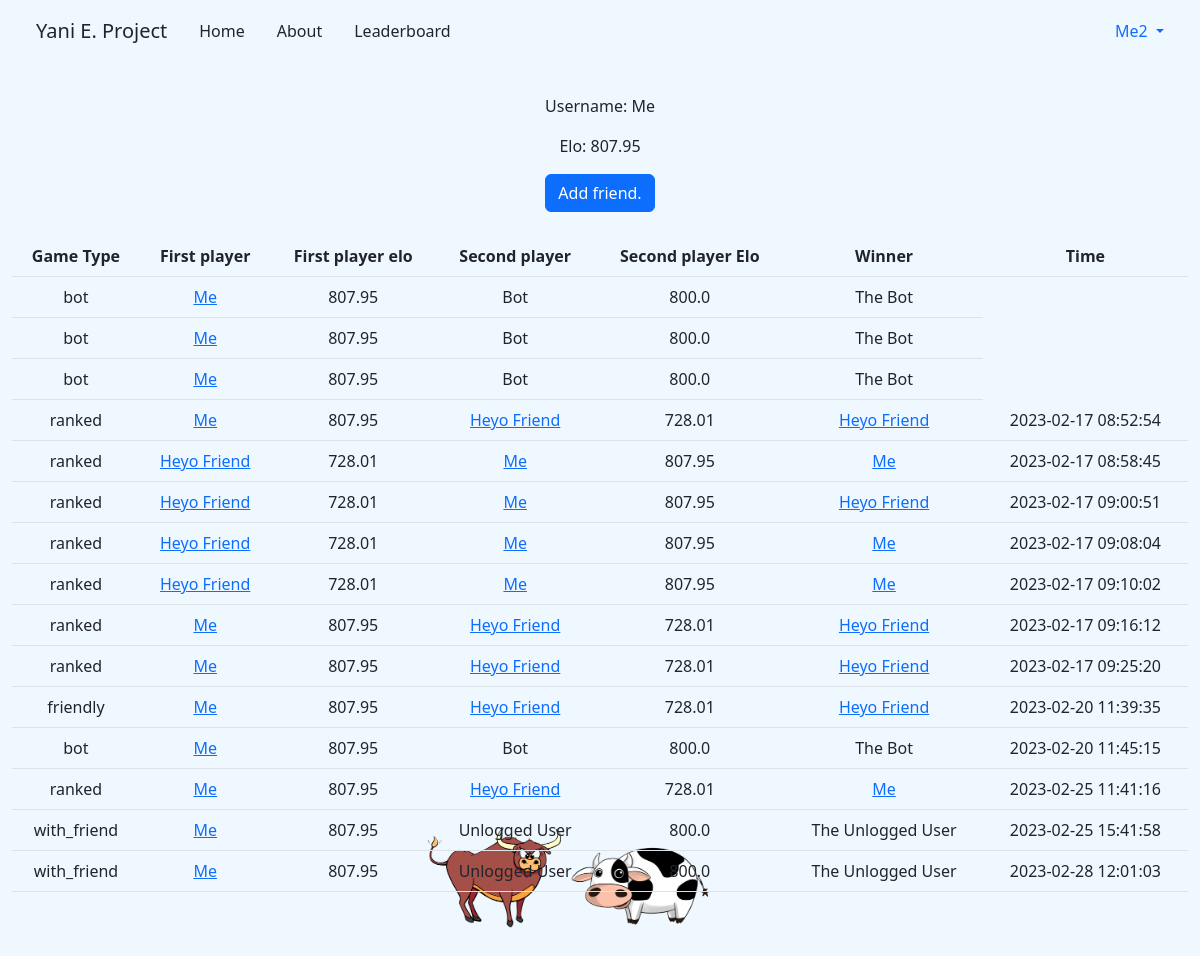
The page /user/16 (signed in) on the database its author committed.
### tables this page shows
CREATE TABLE user (id INTEGER UNIQUE PRIMARY KEY AUTOINCREMENT NOT NULL, hash TEXT NOT NULL, username TEXT NOT NULL, email VARCHAR(320),
elo FLOAT(6,2) NOT NULL);

CREATE TABLE games (game_id INTEGER UNIQUE PRIMARY KEY AUTOINCREMENT NOT NULL, player1_id INTEGER, player1_elo SMALLINT, player2_id INTEGER, player2_elo SMALLINT, winner_id INTEGER, time DATETIME, game_type TINYTEXT, player1_num VARCHAR(5), player2_num VARCHAR(5), gameid_of_gametype INTEGER);

### app.py (the view, shortened to what this page needs)
@app.route('/user/<int:user_id>', methods=['GET', 'POST'])
def profile(user_id):
  user = db.execute("SELECT * FROM user WHERE id = ?", user_id)
  if len(user) == 0:
    return apology("There is no such user!", 403)
  data = db.execute("SELECT g.game_type AS type, g.time AS game_time, u1.username AS username1, u1.id AS id1, u1.elo AS elo1, u2.username AS username2, u2.id AS id2, u2.elo AS elo2, w.username AS winner_username, g.winner_id AS winners_id FROM games AS g INNER JOIN user AS u1 ON g.player1_id = u1.id INNER JOIN user AS u2 ON g.player2_id = u2.id INNER JOIN user AS w ON g.winner_id = w.id WHERE g.player1_id = ? OR g.player2_id = ?", user_id, user_id)
  elo = db.execute("SELECT * FROM user WHERE id = ?", user_id)
  friends = db.execute("SELECT * FROM friends_list WHERE list_owner_id = ? AND friends_id = ?", session['user_id'], user_id)
  return render_template('user_profile.html', data=data, elo=elo, user_id=user_id, friends=len(friends))

### templates/user_profile.html (shortened to what this page needs)
{% extends "layout.html" %}
{% block main %}
  <p> Username: {{ elo[0]['username'] }}</p>
  <p> Elo: {{ elo[0]['elo'] }}</p>
  {% if user_id != session['user_id'] %}
    {% if friends == 0 %}
      <form action="/user/{{ user_id }}" method="post">
        <button class="btn btn-primary" type="submit">Add friend.</button>
      </form>
    {% elif friends == 1 %}
    <form action="/user/{{ user_id }}" method="post">
      <input type = "hidden" name = "add_or_remove" value = "remove" />
      <button class="btn btn-primary" type="submit">Already friends. Remove.</button>
    </form>
    {% endif %}
  {% endif %}
  <table class="table">
    <thead>
      <tr>
        <th> Game Type</th>
        <th> First player </th>
        <th> First player elo </th>
        <th> Second player </th>
        <th> Second player Elo</th>
        <th> Winner </th>
        <th> Time </th>
      </tr>
    </thead>
    <tbody>
      {% for game in data %}
        <tr>
          <td>{{ game['type'] }}</td>
          {% if game['id1'] == 0 %}
            <td> Bot </td>
          {% elif game['id1'] == -1 %}
            <td> Unlogged User </td>
          {% else %}
            <td><a href="{{ url_for('profile', user_id=game['id1']) }}"> {{ game['username1'] }} </a></td>
          {% endif %}
          <td>{{ game['elo1'] }}</td>
          {% if game['id2'] == 0 %}
            <td> Bot </td>
          {% elif game['id2'] == -1 %}
            <td> Unlogged User </td>
          {% else %}
            <td><a href="{{ url_for('profile', user_id=game['id2']) }}"> {{ game['username2'] }} </a></td>
          {% endif %}
          <td>{{ game['elo2'] }}</td>
          {% if game['winners_id'] is defined %}
            {% if game['winners_id'] == 0 %}
              <td> The Bot </td>
            {% elif game['winners_id'] == -1 %}
              <td> The Unlogged User </td>
            {% else %}
              <td><a href="{{ url_for('profile', user_id=game['winners_id']) }}"> {{ game['winner_username'] }}</a></td>
            {% endif %}
          {% else %}
            <td> No winner recorded.</td>
          {% endif %}
          {% if game['game_time'] %}
            <td>{{ game['game_time'] }}</td>
          {% endif %}
        </tr>
      {% endfor %}
    </tbody>
  </table>
{% endblock %}

### static/styles.css (style rules this page uses)
body { background-color:aliceblue; }

### rows shown on the page
user: username "Me", elo "807.95"
games: type "bot", username1 "Me", elo1 "807.95", shows "Bot", elo2 "800.0", winner_id "The Bot"
games: type "bot", username1 "Me", elo1 "807.95", shows "Bot", elo2 "800.0", winner_id "The Bot"
games: type "bot", username1 "Me", elo1 "807.95", shows "Bot", elo2 "800.0", winner_id "The Bot"
games: type "ranked", username1 "Me", elo1 "807.95", username2 "Heyo Friend", elo2 "728.01", winner_username "Heyo Friend", game_time "2023-02-17 08:52:54"
games: type "ranked", username1 "Heyo Friend", elo1 "728.01", username2 "Me", elo2 "807.95", winner_username "Me", game_time "2023-02-17 08:58:45"
games: type "ranked", username1 "Heyo Friend", elo1 "728.01", username2 "Me", elo2 "807.95", winner_username "Heyo Friend", game_time "2023-02-17 09:00:51"
games: type "ranked", username1 "Heyo Friend", elo1 "728.01", username2 "Me", elo2 "807.95", winner_username "Me", game_time "2023-02-17 09:08:04"
games: type "ranked", username1 "Heyo Friend", elo1 "728.01", username2 "Me", elo2 "807.95", winner_username "Me", game_time "2023-02-17 09:10:02"
games: type "ranked", username1 "Me", elo1 "807.95", username2 "Heyo Friend", elo2 "728.01", winner_username "Heyo Friend", game_time "2023-02-17 09:16:12"
games: type "ranked", username1 "Me", elo1 "807.95", username2 "Heyo Friend", elo2 "728.01", winner_username "Heyo Friend", game_time "2023-02-17 09:25:20"
games: type "friendly", username1 "Me", elo1 "807.95", username2 "Heyo Friend", elo2 "728.01", winner_username "Heyo Friend", game_time "2023-02-20 11:39:35"
games: type "bot", username1 "Me", elo1 "807.95", shows "Bot", elo2 "800.0", winner_id "The Bot", game_time "2023-02-20 11:45:15"
games: type "ranked", username1 "Me", elo1 "807.95", username2 "Heyo Friend", elo2 "728.01", winner_username "Me", game_time "2023-02-25 11:41:16"
games: type "with_friend", username1 "Me", elo1 "807.95", shows "Unlogged User", elo2 "800.0", winner_id "The Unlogged User", game_time "2023-02-25 15:41:58"
games: type "with_friend", username1 "Me", elo1 "807.95", shows "Unlogged User", elo2 "800.0", winner_id "The Unlogged User", game_time "2023-02-28 12:01:03"

### other values the page prints
{{ session["user_username"] }} "Me2"
